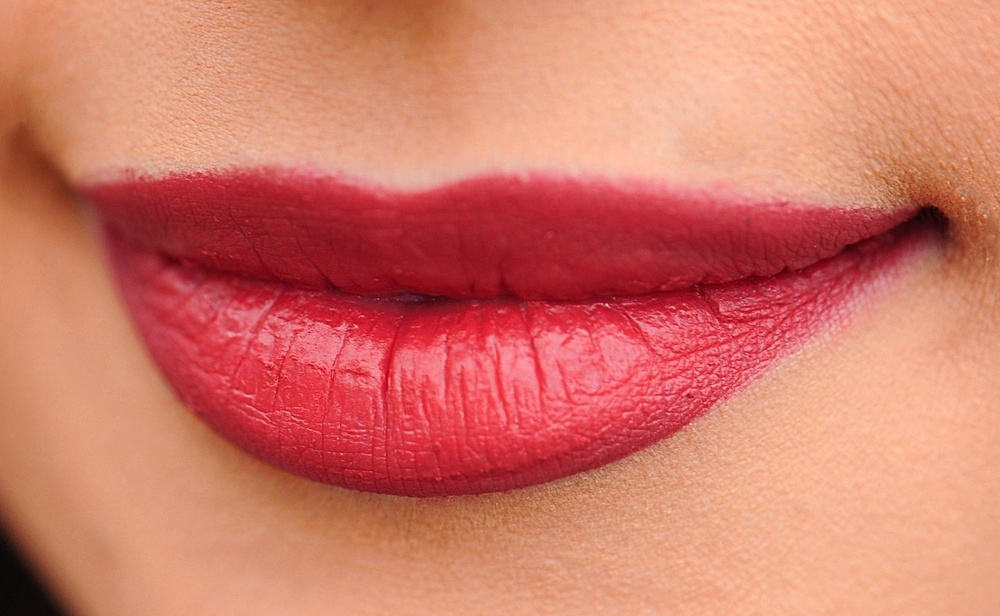
#> input picture Wear_Image_Analysis_2025.8.19/Photo/Lip.jpg, 1000 x 616 px, shrunk from 1280 x 788 before the run, found by its file name; its folder holds only this picture in this run
$ python HSB.py
#> lines starting #> are read from the running program, lines starting #| are printed output that depends on the picture
import cv2
import numpy as np
import pandas as pd
import matplotlib.pyplot as plt
import os

# 图片文件夹路径
image_folder = r'F:\WorkPlace\ELC\Wear_Image_Analysis_2025.8.19\Photo'

# 输出直方图文件夹
# hist_folder = os.path.join(image_folder, 'histograms_HSV_Brightness')
# os.makedirs(hist_folder, exist_ok=True)

data_list = []

for filename in os.listdir(image_folder):
    if filename.lower().endswith(('.png', '.jpg', '.jpeg')):
        img_path = os.path.join(image_folder, filename)
        img = cv2.imread(img_path)
#> img is the input picture: shape (616, 1000, 3); mean B, G, R 105.1, 121.8, 210.9

        # 转 HSV，取 Brightness (V 通道)
        hsv = cv2.cvtColor(img, cv2.COLOR_BGR2HSV)
#> hsv: shape (616, 1000, 3); mean H, S, V 61.6, 137.9, 210.9
        v_channel = hsv[:,:,2]
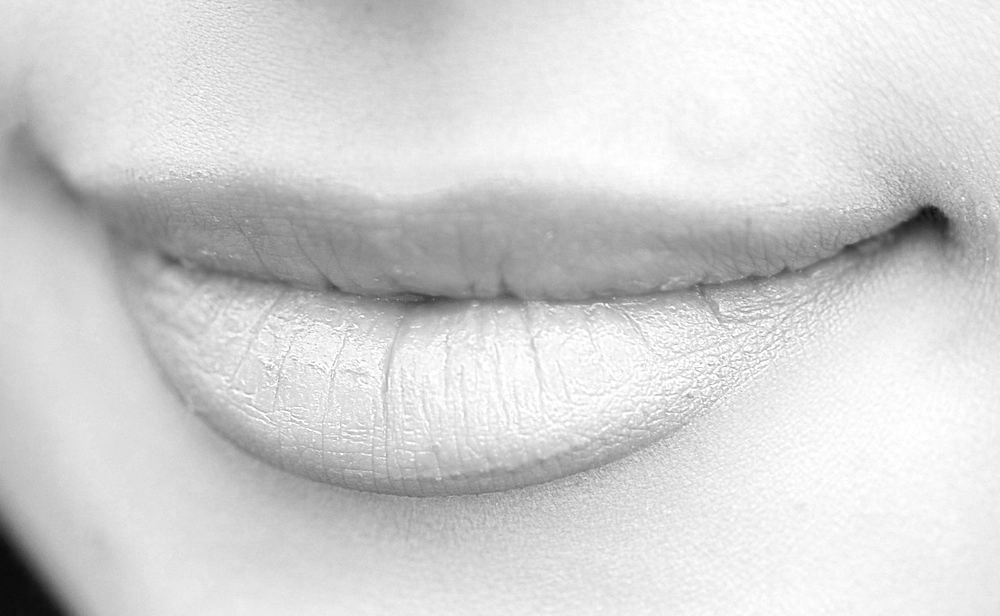
#> v_channel: shape (616, 1000); min 9, max 255, mean 210.9

        # 只保留非黑色区域 (排除 V=0)
        mask = v_channel > 0
#> mask: shape (616, 1000) bool; every value is 1
        non_black_pixels = v_channel[mask]

        # 计算直方图
        hist, bins = np.histogram(non_black_pixels, bins=256, range=(0,256))
#> hist = 256 values, max 11958 at index 246, min 0 at index 0, mean 2406.2; bins = 257 values from 0 to 256

        # [10 lines of commented-out code are left out]
        data_list.append([filename] + hist.tolist())

# 导出 CSV
columns = ['filename'] + [f'brightness_{i}' for i in range(256)]
df = pd.DataFrame(data_list, columns=columns)
#> df = table of 1 rows and 257 columns

# 转置表格，使每行对应一个亮度值
df = df.set_index('filename').T
#> df = table of 256 rows and 1 columns
#> (the run stopped early here; a loop or call above may not have finished)
